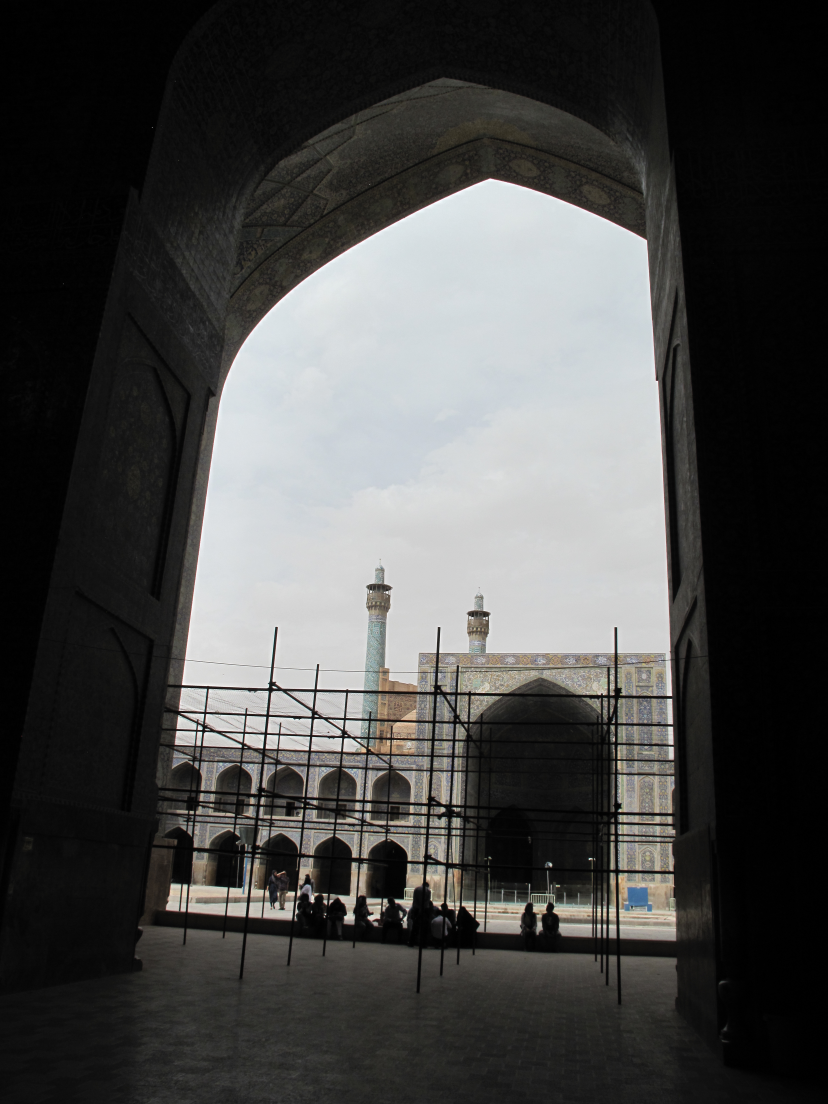
#> input picture HW1/resources/IMG_2919.JPG, 3312 x 4416 px (shown at 1/4 size)
$ python f02.py
#> lines starting #> are read from the running program, lines starting #| are printed output that depends on the picture
### HW1/Exercise_2/helper.py
import numpy as np
import binary_search
import cv2
from matplotlib import pyplot as plt


# [4 lines left out: function show_image, not called in this run]


def show_histogram(image):
    plt.hist(image.ravel(), 256, [0, 256])
    plt.show()


def calculate_cdf_from_histogram(hist):
    cdf = np.zeros(hist.shape[0])
    cdf[0] = hist[0]
    for i in range(1, 256):
        cdf[i] = cdf[i - 1] + hist[i]
    cdf = np.vectorize(lambda x: x / cdf[-1])(cdf)
    return cdf


def find_map_between_source_and_target_cdf(source_cdf, target_cdf):
    map = []
    for i in range(0, 256):
        closest_index = binary_search.search(target_cdf, source_cdf[i])
        map.append(closest_index)

    return map

### HW1/Exercise_2/f02.py
import cv2
import numpy as np
from HW1.Exercise_2.helper import calculate_cdf_from_histogram, find_map_between_source_and_target_cdf, show_image, \
    show_histogram

# read source image
source_image = cv2.imread(filename='../resources/IMG_2919.JPG')
#> source_image is the input picture: shape (4416, 3312, 3); mean B, G, R 70.3, 71.3, 71.3

# convert source image from RGB to HSV
source_hsv_image = cv2.cvtColor(source_image, cv2.COLOR_BGR2HSV)
#> source_hsv_image: shape (4416, 3312, 3); mean H, S, V 26.3, 11.3, 72.9

# # get V layer of source image
source_V_layer = source_hsv_image[:, :, 2]
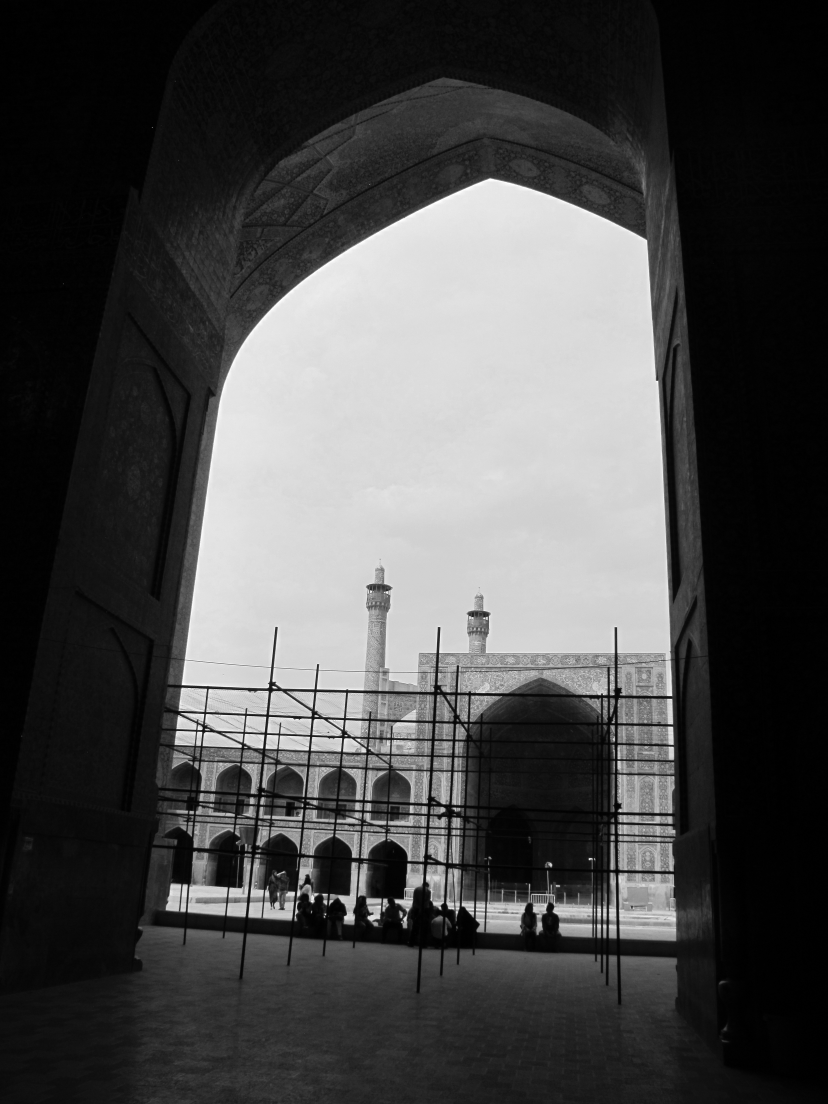
#> source_V_layer: shape (4416, 3312) (shown at 1/4 size); min 0, max 255, mean 72.9

# get histogram and calculate cdf from v layer of source image
source_hist = cv2.calcHist([source_hsv_image], [2], None, [256], [0, 256])
#> source_hist = 256 values, max 979393 at index 2, min 1067 at index 252, mean 57132
source_cdf = calculate_cdf_from_histogram(source_hist)
#> after the loop in calculate_cdf_from_histogram, `for i in range(1, 256):`: cdf = 256 values from 404770 to 14625792
#> in calculate_cdf_from_histogram, `cdf = np.vectorize(lambda x: x / cdf[-1])(cdf)`: cdf = 256 values from 0.0277 to 1
#> source_cdf = 256 values from 0.0277 to 1
show_histogram(source_V_layer)
#> in show_histogram, `plt.show()`:
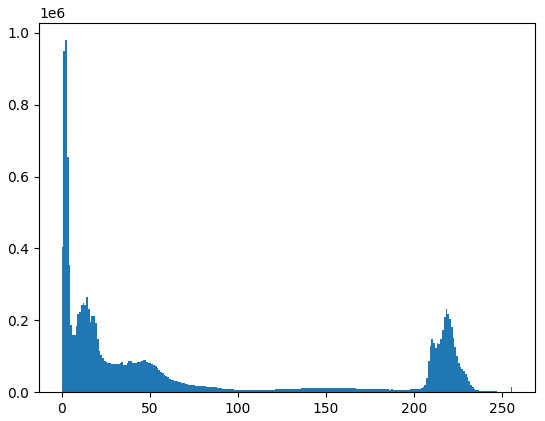
#> figure drawn by matplotlib, 1 panel; tallest bar 979393 high, from x = 2 to 3
#> after the loop in find_map_between_source_and_target_cdf, `for i in range(0, 256):`: map = []

# we want target histogram be uniform, then we can write cdf like this: [0, 1, 2, ..., 255] / 255
target_cdf = np.vectorize(lambda x: x / 255)(np.arange(256))

# find map between source and target cdf
#> (the run stopped early here; a loop or call above may not have finished)

$ run again, with HW1/resources/im030.jpg copied over HW1/resources/IMG_2919.JPG
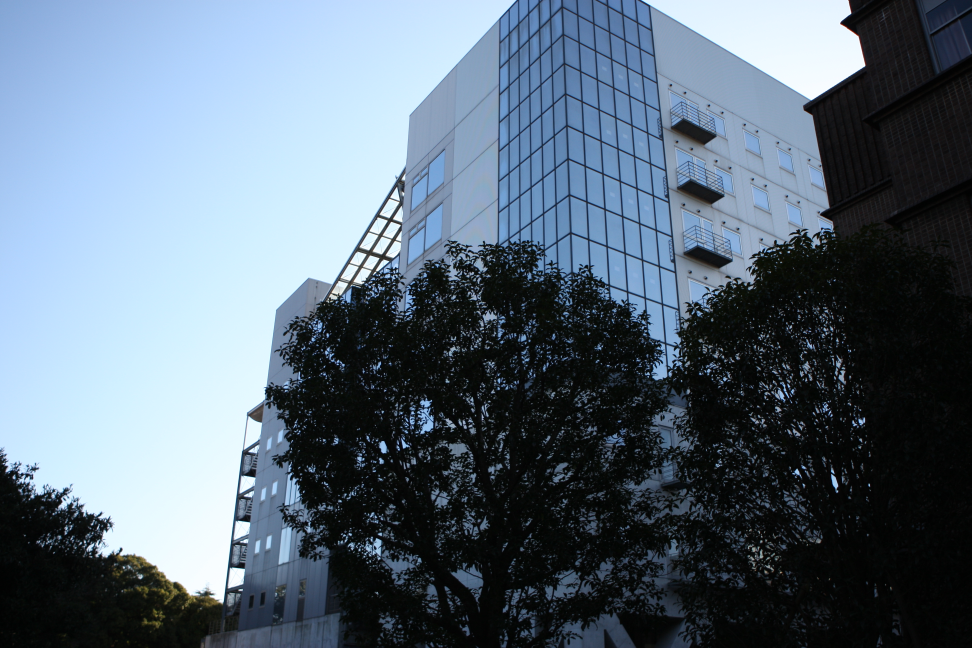
#> input picture HW1/resources/im030.jpg, 3888 x 2592 px (shown at 1/4 size)
#> source_image is the input picture: shape (2592, 3888, 3); mean B, G, R 122.2, 107.8, 92.2
#> source_hsv_image: shape (2592, 3888, 3); mean H, S, V 88.9, 74.8, 122.9
#> `source_V_layer = source_hsv_image[:, :, 2]`:
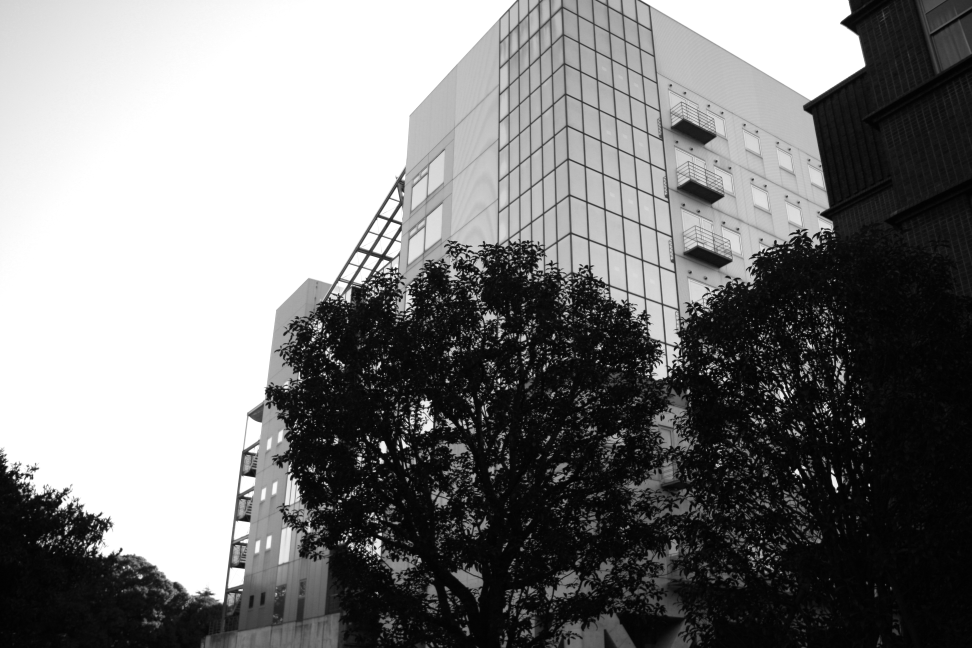
#> source_V_layer: shape (2592, 3888) (shown at 1/4 size); min 0, max 255, mean 122.9
#> source_hist = 256 values, max 2552339 at index 255, min 37 at index 0, mean 39366
#> after the loop in calculate_cdf_from_histogram, `for i in range(1, 256):`: cdf = 256 values from 37 to 10077696
#> in calculate_cdf_from_histogram, `cdf = np.vectorize(lambda x: x / cdf[-1])(cdf)`: cdf = 256 values from 3.67e-06 to 1
#> in show_histogram, `plt.show()`:
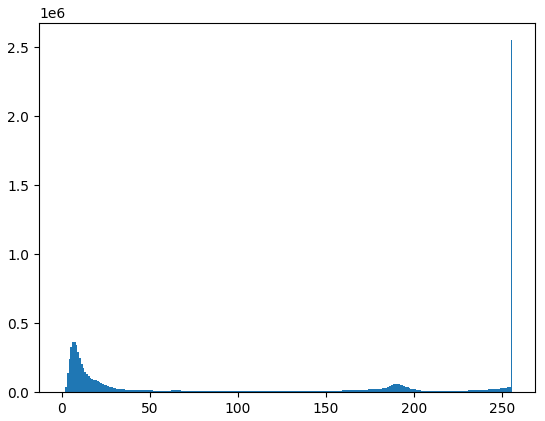
#> figure drawn by matplotlib, 1 panel; tallest bar 2552339 high, from x = 255 to 256
#> after the loop in find_map_between_source_and_target_cdf, `for i in range(0, 256):`: map = []
